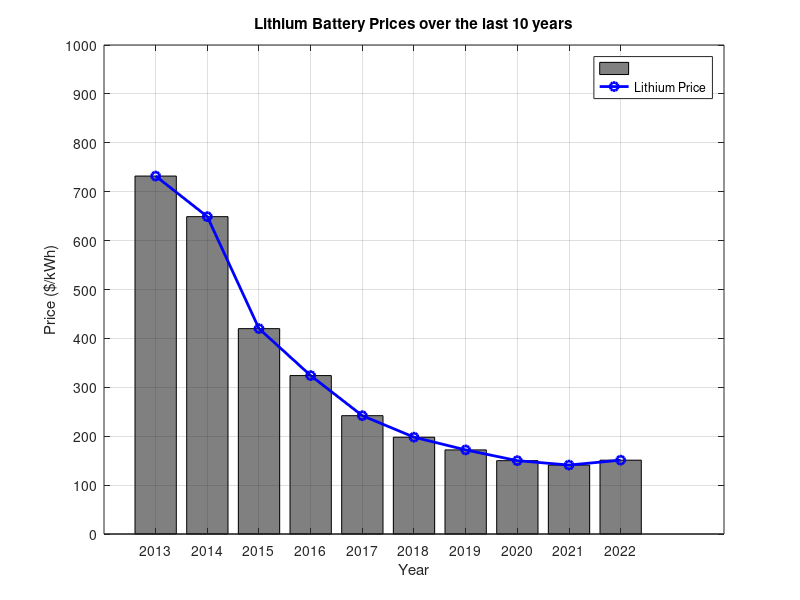

Here is the MATLAB script that generated this plot:
clc;
clear all;

% Input data
years_el = [2013, 2014, 2015, 2016, 2017, 2018, 2019, 2020, 2021, 2022];
amount_el = [732, 649, 420, 324, 242, 198, 172, 150, 141, 151];

% Create a figure
figure;

% Add a bar chart first
bar(years_el, amount_el, 'FaceColor', [0.5 0.5 0.5]); % 'FaceColor' specifies gray bars

% Set the y-axis limits to go from 0 to 1000
ylim([0, 1000]);

% Hold the plot so that you can add the line plot on top
hold on;

% Plot the data as a line plot with a thicker line
plot(years_el, amount_el, 'b-o', 'LineWidth', 2); % 'b-o' specifies blue color, line, and markers, 'LineWidth' sets the line thickness

% Release the 'hold on' state to prevent further additions to the plot
hold off;

% Add labels and title
xlabel('Year');
ylabel('Price ($/kWh)');
title('Lithium Battery Prices over the last 10 years');

% Add grid
grid on;

% Display legend
legend('', 'Lithium Price');

% Customize the appearance (optional)
set(gca, 'XTick', years_el); % Set the x-axis ticks to match the years
set(gca, 'YTick', 0:100:1000); % Set y-axis ticks at intervals of 100
